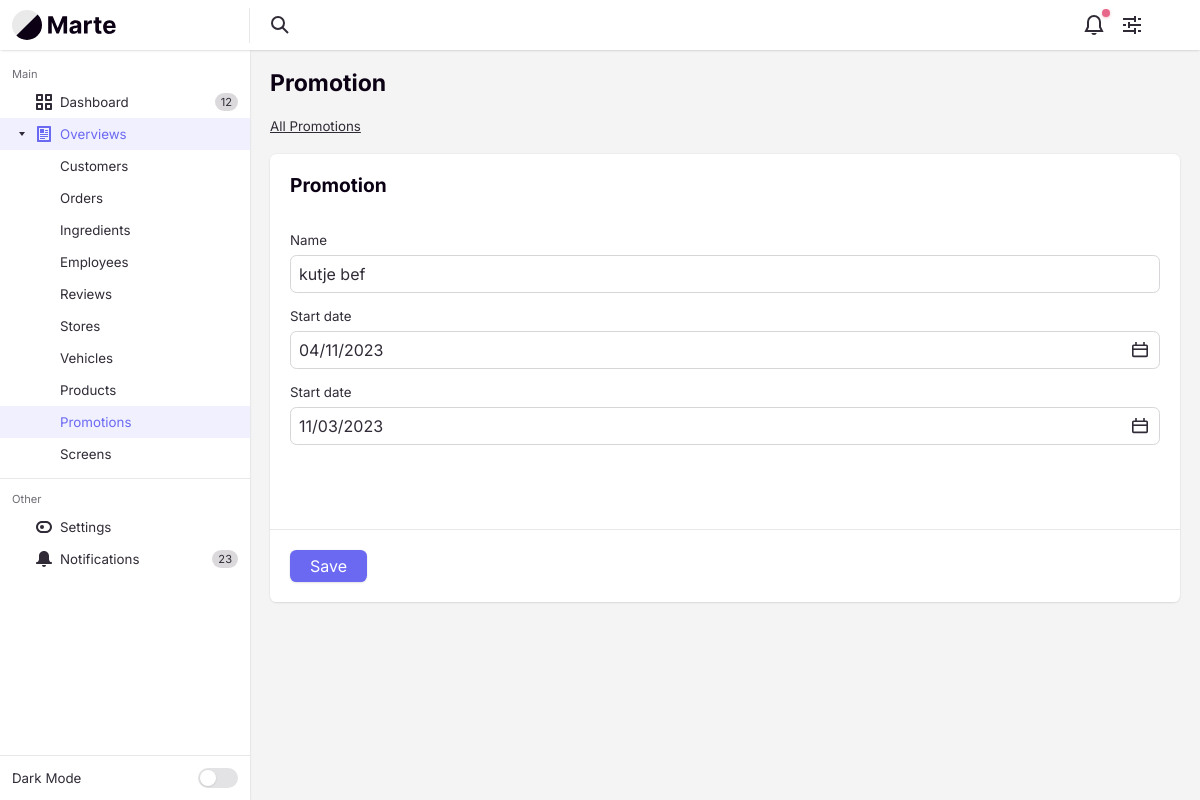
Page /PromotionController/update/1UJG on the committed database.
### tables this page shows
CREATE TABLE `promotions` (
  `promotionId` varchar(4) NOT NULL,
  `promotionName` varchar(255) NOT NULL,
  `promotionStartDate` varchar(255) NOT NULL,
  `promotionEndDate` varchar(255) NOT NULL,
  `promotionIsActive` tinyint(1) NOT NULL DEFAULT 1,
  `promotionCreateDate` int(10) NOT NULL,
  `promotionDescription` text DEFAULT NULL
);

### app/libraries/Core.php (called while the page is built, shortened)
<?php
class Core
{
    protected $currentMethod = 'index';
    public function __construct()
    {
        $url = $this->getUrl();
        $this->currentController = new $this->currentController();
        if (isset($url[1])) {
            if (method_exists($this->currentController, $url[1])) {
                $this->currentMethod = $url[1];
            } else if (!empty($url[1])) {
                require APPROOT . '/views/includes/404.php';
                exit;
            }
        }
        $this->params = $url ? [$url[2]] : [];
        call_user_func_array([$this->currentController, $this->currentMethod], $this->params);
    }
    public function getUrl()
    {
        $incoming = $_SERVER['REQUEST_URI'];
        $incoming = str_replace("/pizzapalacebackend/", "", $incoming);
        if (!empty($incoming) && substr($incoming, -1) !== '/') {
            $incoming .= '/';
        }
        $incoming = trim($incoming, "/");
        $url = filter_var($incoming, FILTER_SANITIZE_URL);
        $url = explode('/', $url);
        $urlController = $url[0];
        $urlAction = "";
        if (array_key_exists(1, $url)) {
            $urlAction = explode('?', $url[1])[0];
        }
        $urlSlug = $url;
        if (array_key_exists(2, $url)) {
            $urlSlug = $url[2];
        }
        $output = [$urlController, $urlAction, $urlSlug];
        return $output;
    }
}

### app/require.php (called while the page is built, shortened)
<?php
  require_once 'libraries/Core.php';
  require_once 'libraries/Controller.php';
  require_once 'libraries/Database.php';
  $init = new Core();

### public/index.php (called while the page is built)
<?php
  require_once '../app/require.php';
?>

### app/libraries/Database.php (called while the page is built, shortened)
<?php
  class Database {
    private $dbHost = DB_HOST;
    private $dbUser = DB_USER;
    private $dbPass = DB_PASS;
    private $dbName = DB_NAME;
    private $statement;
    private $dbHandler;
    public function __construct()
    {
      $conn = 'mysql:host=' . $this->dbHost . ";dbname=" . $this->dbName;
      $options = array(
        PDO::ATTR_PERSISTENT => true,
        PDO::ATTR_ERRMODE => PDO::ERRMODE_EXCEPTION,
        PDO::ATTR_EMULATE_PREPARES => false
      );
      try
      {
        $this->dbHandler = new PDO($conn, $this->dbUser, $this->dbPass, $options);
      }
      catch(PDOException $e) {
        $this->error = $e->getMessage();
        echo $this->error;
      }
    }
    public function query($sql) {
      $this->statement = $this->dbHandler->prepare($sql);
    }
    public function bind($parameter, $value, $type=null) {
      switch (is_null($type)) {
        default:
          $type = PDO::PARAM_STR;
      }
      $this->statement->bindValue($parameter, $value, $type);
    }
    public function execute() {
      return $this->statement->execute();
    }
    public function single() {
      $this->execute();
      return $this->statement->fetch(PDO::FETCH_OBJ);
    }
  }
?>

### app/models/PromotionModel.php (called while the page is built, shortened)
<?php
class PromotionModel
{
    private $db;
    public function __construct()
    {
        $this->db = new Database();
    }
    public function getPromotionById($promotionId)
    {
        $this->db->query("SELECT promotionId,
                                 promotionName,
                                 promotionStartDate,
                                 promotionEndDate,
                                 promotionCreateDate
                                 FROM promotions
                                 WHERE promotionIsActive = 1 AND promotionId = :id");
        $this->db->bind(":id", $promotionId);
        return $this->db->single();
    }
}

### app/views/backend/promotions/update.php (the view, shortened to what this page needs)
<?php require APPROOT . '/views/includes/head.php'; ?>
<div class="margin-bottom-md">
    <h1 class="text-lg">Promotion</h1>
</div>
<div class="margin-bottom-md">
    <nav class="breadcrumbs text-sm" aria-label="Breadcrumbs">
        <ol class="flex flex-wrap gap-xxs">
            <li class="breadcrumbs__item">
                <a href="<?= URLROOT ?>PromotionController/overview" class="color-inherit">All Promotions</a>
            </li>
        </ol>
    </nav>
</div>
<div class="bg radius-md shadow-xs">
    <form action="<?= URLROOT; ?>PromotionController/update" method="post">
        <div class="padding-md">
            <fieldset class="margin-bottom-xl">
                <legend class="form-legend margin-bottom-md">Promotion</legend>
                <div class="margin-bottom-sm">
                    <div class="grid gap-xxs">
                        <div class="col-3@lg">
                            <label class="inline-block text-sm padding-top-xs@lg" for="promotionName">Name</label>
                        </div>
                        <div class="col-6@lg">
                            <input class="form-control width-100%" type="text" name="promotionName" id="promotionName" value="<?= $data['row']->promotionName; ?>">
                        </div>
                    </div>
                </div>
                <div class="margin-bottom-sm">
                    <div class="grid gap-xxs">
                        <div class="col-3@lg">
                            <label class="inline-block text-sm padding-top-xs@lg" for="promotionStartDate">Start date</label>
                        </div>
                        <div class="col-6@lg">
                            <div class="date-input js-date-input">
                                <?php $promotionStartDate = date("d/m/Y", $data['row']->promotionStartDate); ?>
                                <div class="date-input__wrapper">
                                    <input type="text" class="form-control width-100% date-input__text js-date-input__text" name="promotionStartDate" placeholder="JOEHOE" autocomplete="off" id="date-input-1" value="<?= $promotionStartDate ?>">
                                    <button class="reset date-input__trigger js-date-input__trigger js-tab-focus" aria-label="Select date using calendar widget" type="button">
                                    </button>
                                </div>
                            </div>
                        </div>
                    </div>
                </div>
                <div class="margin-bottom-sm">
                    <div class="grid gap-xxs">
                        <div class="col-3@lg">
                            <label class="inline-block text-sm padding-top-xs@lg" for="promotionEndDate">Start date</label>
                        </div>
                        <div class="col-6@lg">
                            <div class="date-input js-date-input">
                                <?php $promotionEndDate = date("d/m/Y", $data['row']->promotionEndDate); ?>
                                <div class="date-input__wrapper">
                                    <input type="text" class="form-control width-100% date-input__text js-date-input__text" name="promotionEndDate" placeholder="JOEHOE" autocomplete="off" id="date-input-1" value="<?= $promotionEndDate ?>">
                                    <button class="reset date-input__trigger js-date-input__trigger js-tab-focus" aria-label="Select date using calendar widget" type="button">
                                    </button>
                                </div>
                            </div>
                        </div>
                    </div>
                </div>
            </fieldset>
        </div>
        <div class="border-top border-alpha padding-md">
            <div class="flex flex-wrap gap-xs justify-between">
                <button class="btn btn--primary">Save</button>
            </div>
        </div>
    </form>
</div>
<?php require APPROOT . '/views/includes/footer.php'; ?>

### rows in the picture
promotions: promotionName "kutje bef", promotionStartDate "04/11/2023", promotionEndDate "11/03/2023"
